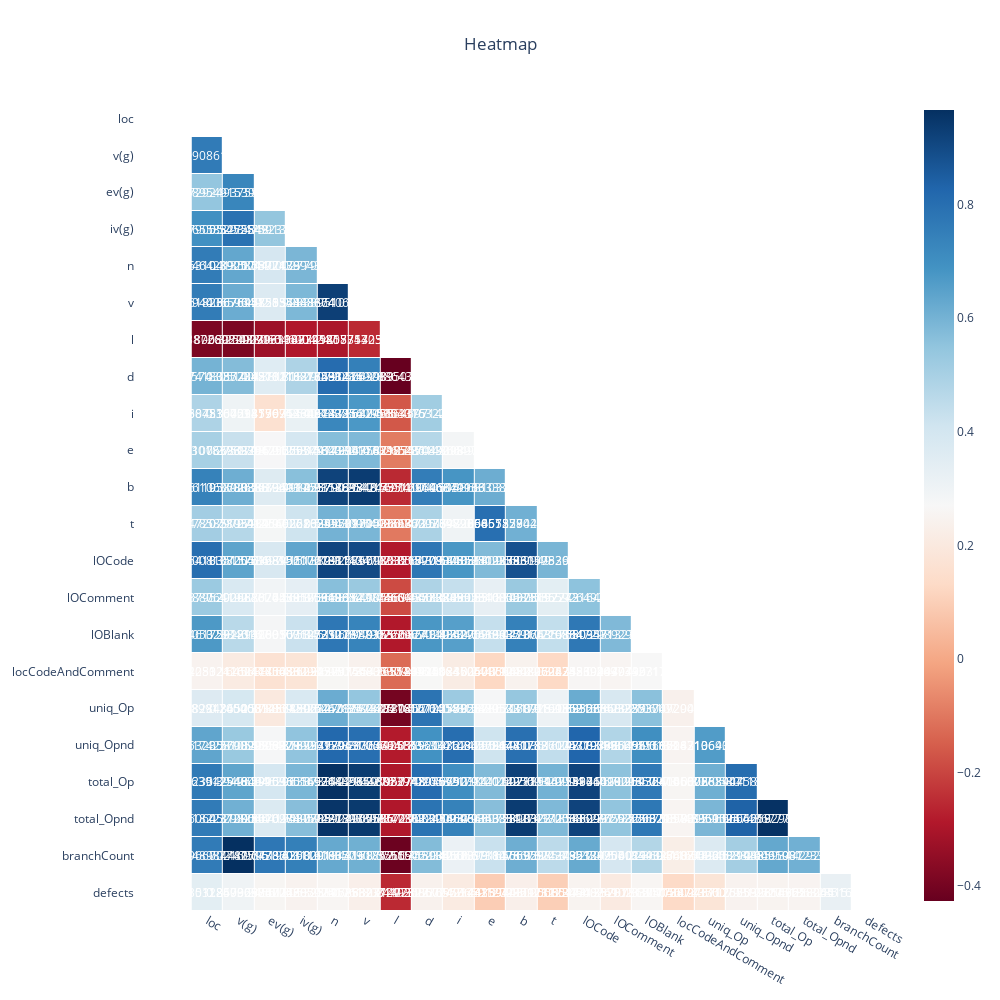

The cell this chart's notebook holds for it:
### Code cell
X_corr = X.drop(columns='id', axis=1)
corr = X_corr.corr()
mask = np.triu(np.ones_like(corr, dtype=bool))
df_mask = corr.mask(mask)

fig = ff.create_annotated_heatmap(z=df_mask.to_numpy(), 
                                  x=df_mask.columns.tolist(),
                                  y=df_mask.columns.tolist(),
                                  colorscale=px.colors.diverging.RdBu,
                                  hoverinfo="none", #Shows hoverinfo for null values
                                  showscale=True, ygap=1, xgap=1
                                 )

fig.update_xaxes(side="bottom")

fig.update_layout(
    title_text='Heatmap', 
    title_x=0.5, 
    width=1000, 
    height=1000,
    xaxis_showgrid=False,
    yaxis_showgrid=False,
    xaxis_zeroline=False,
    yaxis_zeroline=False,
    yaxis_autorange='reversed',
    template='plotly_white'
)

# NaN values are not handled automatically and are displayed in the figure
# So we need to get rid of the text manually
for i in range(len(fig.layout.annotations)):
    if fig.layout.annotations[i].text == 'nan':
        fig.layout.annotations[i].text = ""

fig.show()
